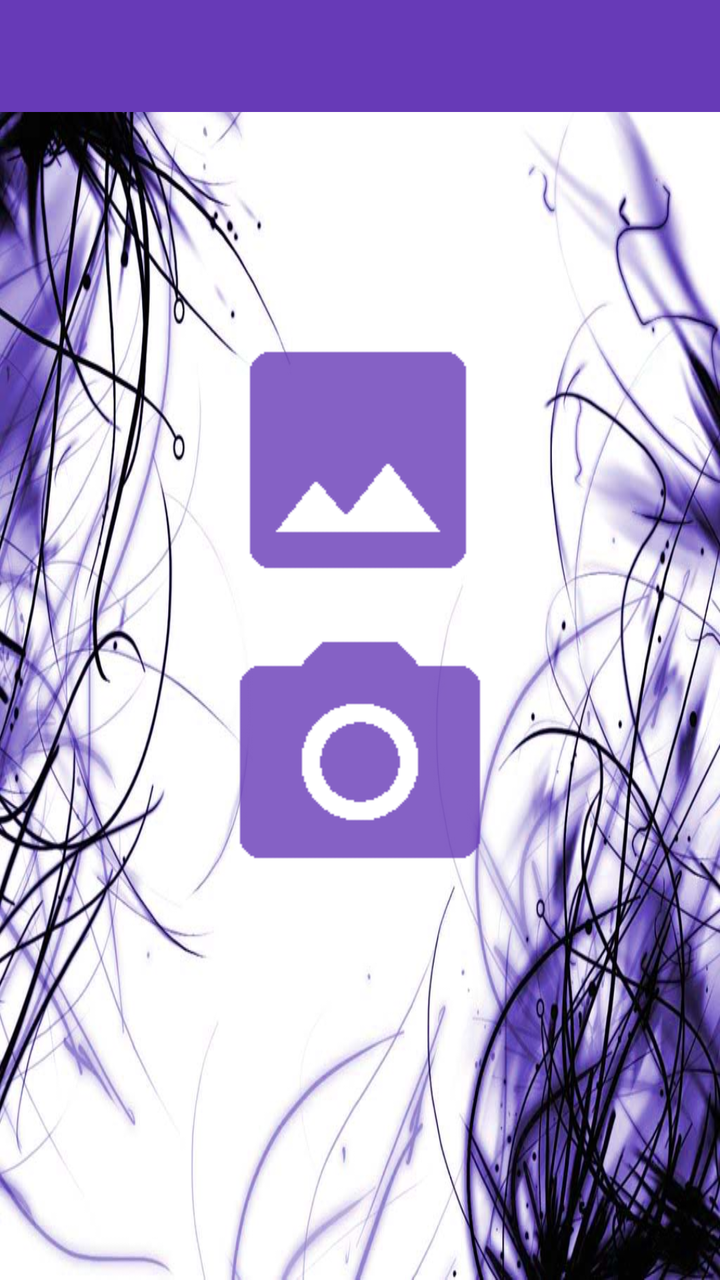
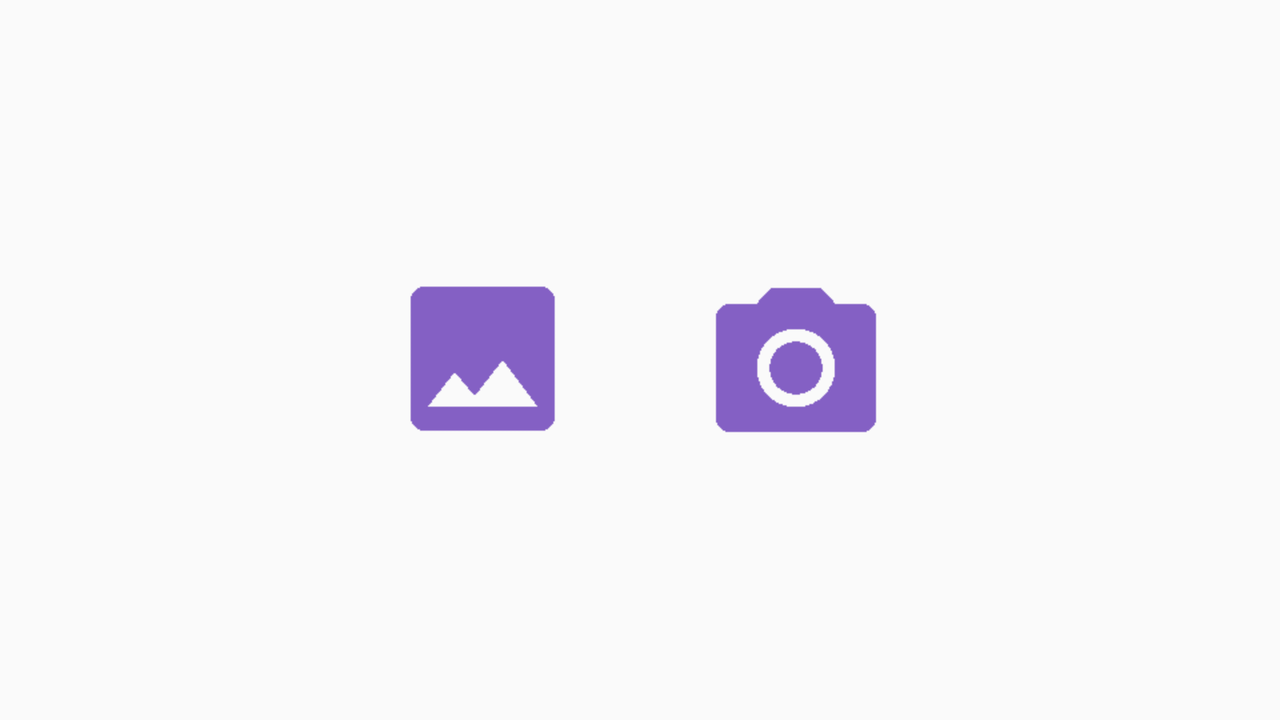

First picture: res/layout/ on a phone held upright. Second picture: the repository's own variant of that layout, on a device whose configuration matches the variant's folder. Source for both follows.
<!-- AndroidManifest.xml: application theme AppDefult -->
<!-- res/layout/main_layout.xml -->
<?xml version="1.0" encoding="utf-8"?>
<android.support.design.widget.CoordinatorLayout xmlns:android="http://schemas.android.com/apk/res/android"
    android:layout_width="match_parent"
    android:layout_height="match_parent"
    android:background="@drawable/backgrount"
    android:fitsSystemWindows="true">

    <LinearLayout
        android:layout_width="match_parent"
        android:layout_height="wrap_content"
        android:orientation="vertical">

        <include
            android:id="@+id/toolbar"
            layout="@layout/toolbar" />

        <FrameLayout
            android:layout_width="match_parent"
            android:layout_height="match_parent">

            <FrameLayout
                android:id="@+id/main_content"
                android:layout_width="match_parent"
                android:layout_height="match_parent" />

            <include
                android:id="@+id/toolbarShadow"
                layout="@layout/toolbar_shadow" />
        </FrameLayout>

        <include
            layout="@layout/content_main"
            android:layout_width="match_parent"
            android:layout_height="match_parent"
            android:layout_gravity="top" />
    </LinearLayout>


</android.support.design.widget.CoordinatorLayout>
<!-- res/layout/toolbar.xml (included above) -->
<android.support.v7.widget.Toolbar xmlns:android="http://schemas.android.com/apk/res/android"
    xmlns:tools="http://schemas.android.com/tools"
    xmlns:app="http://schemas.android.com/apk/res-auto"
    android:layout_width="match_parent"
    android:layout_height="?attr/actionBarSize"
    android:background= "@color/colorPrimiry"
    tools:ignore="UnusedAttribute" />
<!-- res/layout/toolbar_shadow.xml (included above) -->
<View xmlns:android="http://schemas.android.com/apk/res/android"
    android:layout_width="match_parent"
    android:layout_height="@dimen/toolbar_elevation"
    android:background="@drawable/drop_shadow" />
<!-- res/layout/content_main.xml (included above) -->
<?xml version="1.0" encoding="utf-8"?>
<RelativeLayout xmlns:android="http://schemas.android.com/apk/res/android"
    xmlns:app="http://schemas.android.com/apk/res-auto"
    xmlns:tools="http://schemas.android.com/tools"
    android:layout_width="match_parent"
    android:layout_height="match_parent"
    android:paddingBottom="@dimen/activity_vertical_margin"
    android:paddingLeft="@dimen/activity_horizontal_margin"
    android:paddingRight="@dimen/activity_horizontal_margin"
    android:paddingTop="@dimen/activity_vertical_margin"
    app:layout_behavior="@string/appbar_scrolling_view_behavior"
    tools:context=".ui.MainActivity"
    tools:showIn="@layout/main_layout">

    <ImageButton
        android:id="@+id/galleryBtn"
        android:layout_width="wrap_content"
        android:layout_height="wrap_content"
        android:background="@android:color/transparent"
        android:src="@drawable/gallery_selector"
        android:layout_alignParentTop="true"
        android:layout_centerHorizontal="true"
        android:layout_marginTop="82dp" />

    <ImageButton
        android:id="@+id/cameraBtn"
        android:layout_width="wrap_content"
        android:layout_height="wrap_content"
        android:background="@android:color/transparent"
        android:cropToPadding="true"
        android:src="@drawable/camera_selector"
        android:layout_below="@+id/galleryBtn"
        android:layout_alignLeft="@+id/galleryBtn"
        android:layout_alignStart="@+id/galleryBtn" />


</RelativeLayout>
<!-- resources referenced by this layout -->
<resources>
  <color name="colorPrimiry">#673ab7</color>
  <dimen name="activity_horizontal_margin">16dp</dimen>
  <dimen name="activity_vertical_margin">16dp</dimen>
  <dimen name="toolbar_elevation">5dp</dimen>
  <!-- drawable backgrount: jpg bitmap (drawable, 103900 bytes) -->
  <!-- drawable camera_selector (drawable) -->
  <?xml version="1.0" encoding="utf-8"?>
  <selector xmlns:android="http://schemas.android.com/apk/res/android">
      <item android:drawable="@drawable/ic_camera_pressed" android:state_pressed="true"/>
      <item android:drawable="@drawable/ic_camera_narmal"/>
  </selector>
  <!-- drawable gallery_selector (drawable) -->
  <?xml version="1.0" encoding="utf-8"?>
  <selector xmlns:android="http://schemas.android.com/apk/res/android">
      <item android:drawable="@drawable/ic_gallery_pressed" android:state_pressed="true"/>
      <item android:drawable="@drawable/ic_gallery_normal"/>
  </selector>
  <style name="AppDefult" parent="Theme.AppCompat.Light.NoActionBar">
          <item name="colorPrimary">@color/colorPrimiry</item>
          <item name="colorPrimaryDark">@color/colorPrimiryDark</item>
          <item name="colorControlNormal">@color/backGroundPrimary</item>
  
      </style>
  <!-- drawable ic_camera_pressed: png bitmap (drawable, 3605 bytes) -->
  <!-- drawable ic_camera_narmal: png bitmap (drawable, 3467 bytes) -->
  <!-- drawable ic_gallery_pressed: png bitmap (drawable, 1039 bytes) -->
  <!-- drawable ic_gallery_normal: png bitmap (drawable, 985 bytes) -->
  <color name="colorPrimiryDark">#512da8</color>
  <color name="backGroundPrimary">#ffffff</color>
</resources>
<!-- res/layout-land/main_layout.xml (the author's variant of the layout above) -->
<!-- drawn on the phone turned sideways -->
<?xml version="1.0" encoding="utf-8"?>
<LinearLayout xmlns:android="http://schemas.android.com/apk/res/android"
    android:layout_width="fill_parent"
    android:layout_height="fill_parent"
    android:gravity="center"
    android:orientation= "horizontal">"

    <ImageButton
        android:id="@+id/choose_from_sd_button"
        style="@style/ButtonStyle"
        android:layout_width="96dp"
        android:layout_height="96dp"
        android:layout_margin="30dp"
        android:background="#00000000"
        android:scaleType="fitCenter"
        android:src="@drawable/gallery_selector"
        android:contentDescription="@string/choose_from_sd" />

    <ImageButton
        android:id="@+id/take_picture_button"
        android:layout_width="96dp"
        android:layout_height="96dp"
        android:layout_margin="30dp"
        android:background="#00000000"
        android:scaleType="fitCenter"
        android:src="@drawable/camera_selector"
        android:contentDescription="@string/take_picture" />

</LinearLayout>
<!-- resources referenced by the variant -->
<!-- as the phone turned sideways resolves them -->
<resources>
  <!-- drawable camera_selector (drawable) -->
  <?xml version="1.0" encoding="utf-8"?>
  <selector xmlns:android="http://schemas.android.com/apk/res/android">
      <item android:drawable="@drawable/ic_camera_pressed" android:state_pressed="true"/>
      <item android:drawable="@drawable/ic_camera_narmal"/>
  </selector>
  <!-- drawable gallery_selector (drawable) -->
  <?xml version="1.0" encoding="utf-8"?>
  <selector xmlns:android="http://schemas.android.com/apk/res/android">
      <item android:drawable="@drawable/ic_gallery_pressed" android:state_pressed="true"/>
      <item android:drawable="@drawable/ic_gallery_normal"/>
  </selector>
  <string name="choose_from_sd">Open Picture</string>
  <string name="take_picture">Take Picture</string>
  <style name="ButtonStyle" parent="android:Widget.Button">
          <item name="android:layout_margin">10dp</item>
      </style>
  <style name="AppDefult" parent="Theme.AppCompat.Light.NoActionBar">
          <item name="colorPrimary">@color/colorPrimiry</item>
          <item name="colorPrimaryDark">@color/colorPrimiryDark</item>
          <item name="colorControlNormal">@color/backGroundPrimary</item>
  
      </style>
  <!-- drawable ic_camera_pressed: png bitmap (drawable, 3605 bytes) -->
  <!-- drawable ic_camera_narmal: png bitmap (drawable, 3467 bytes) -->
  <!-- drawable ic_gallery_pressed: png bitmap (drawable, 1039 bytes) -->
  <!-- drawable ic_gallery_normal: png bitmap (drawable, 985 bytes) -->
  <color name="colorPrimiry">#673ab7</color>
  <color name="colorPrimiryDark">#512da8</color>
  <color name="backGroundPrimary">#ffffff</color>
</resources>
